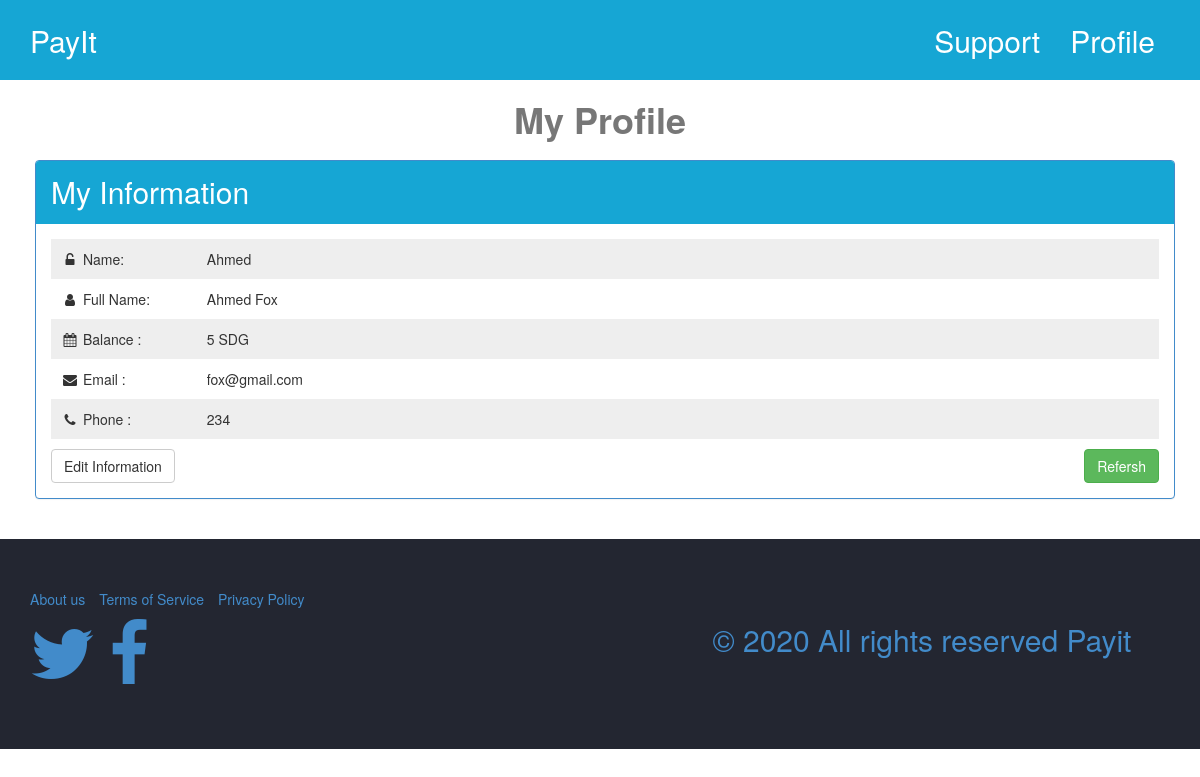
Screenshot of /profile.php (signed in) with the database file from the repository.
### tables this page shows
CREATE TABLE `users` (
  `cardid` int(11) NOT NULL,
  `username` varchar(255) NOT NULL,
  `password` varchar(255) NOT NULL,
  `status` tinyint(4) NOT NULL DEFAULT '0',
  `groupid` tinyint(4) NOT NULL DEFAULT '0',
  `balance` int(11) NOT NULL DEFAULT '0',
  `fullname` varchar(255) NOT NULL DEFAULT 'UnKnown',
  `email` varchar(255) NOT NULL DEFAULT 'example@example.com',
  `phone` int(11) NOT NULL DEFAULT '0'
);

### profile.php (the view, shortened to what this page needs)
<?php
include "header.php";
if(isset($_SESSION['u'])){
$getUser = $conn ->prepare("SELECT * FROM users WHERE username=?");
	$getUser->execute(array($sessionUser));
	$info = $getUser->fetch();
?>
	<?php
		$do = isset($_GET['do'])? $_GET['do'] : 'manage';
		if($do == 'manage') {
			?>
<h1 class="text-center pro">My Profile</h1>
<div class="information  block">
	<div class="container">
		<div class="panel panel-primary">
			<div class="panel-heading">My Information</div>
			<div class="panel-body">
				<ul class="list-unstyled">
					<li>
					<i class="fa fa-unlock-alt fa-fw"></i>
					<span>Name:</span> <?php echo $info['username'] ; ?>
					</li>
					<li>
					<i class="fa fa-user fa-fw"></i>
					<span>Full Name:</span> <?php echo $info['fullname'] ;?>
					</li>
					<li>
					<i class="fa fa-calendar fa-fw"></i>
					<span id="ba">Balance :</span> <?php echo $info['balance'] ;?> SDG
					</li>
					<li>
					<i class="fa fa-envelope fa-fw"></i>
					<span>Email :</span> <?php echo $info['email'] ;?>
					</li>
					<li>
					<i class="fa fa-phone fa-fw"></i>
					<span>Phone :</span> <?php echo $info['phone'] ;?>
					</li>
				</ul>
				<a href="?do=Edit" class="btn btn-default">Edit Information </a>
				<button class="btn btn-success pull-right" onclick="location.reload()">Refersh</button>
			</div>
		</div>
	</div>
</div>
<?php
}else{
	header('location: profile.php');
}
?>
<?php
}else{
    header('location: login.php');
    exit();
}
include "footer.php";
?>

### css/style.css (style rules this page uses)
body { padding: 0px; margin: 0px; }
.pro { font-weight: bold; color: #777; }
.panel-heading { font-size: 30px; }
.panel-primary > .panel-heading { background-color: #16a6d4; border-color: #16a6d4; }
.information { margin: 20px; }
.information ul { padding: 0; margin: 0; }
.information ul li { padding: 10px; }
.information ul li:nth-child(odd) { background-color: #eee; }
.information ul li span { display: inline-block; width: 120px; }
.information .btn { margin-top: 10px; }

### rows the page displays
users: username "Ahmed", fullname "Ahmed Fox", balance "5", email "fox@gmail.com", phone "234"
